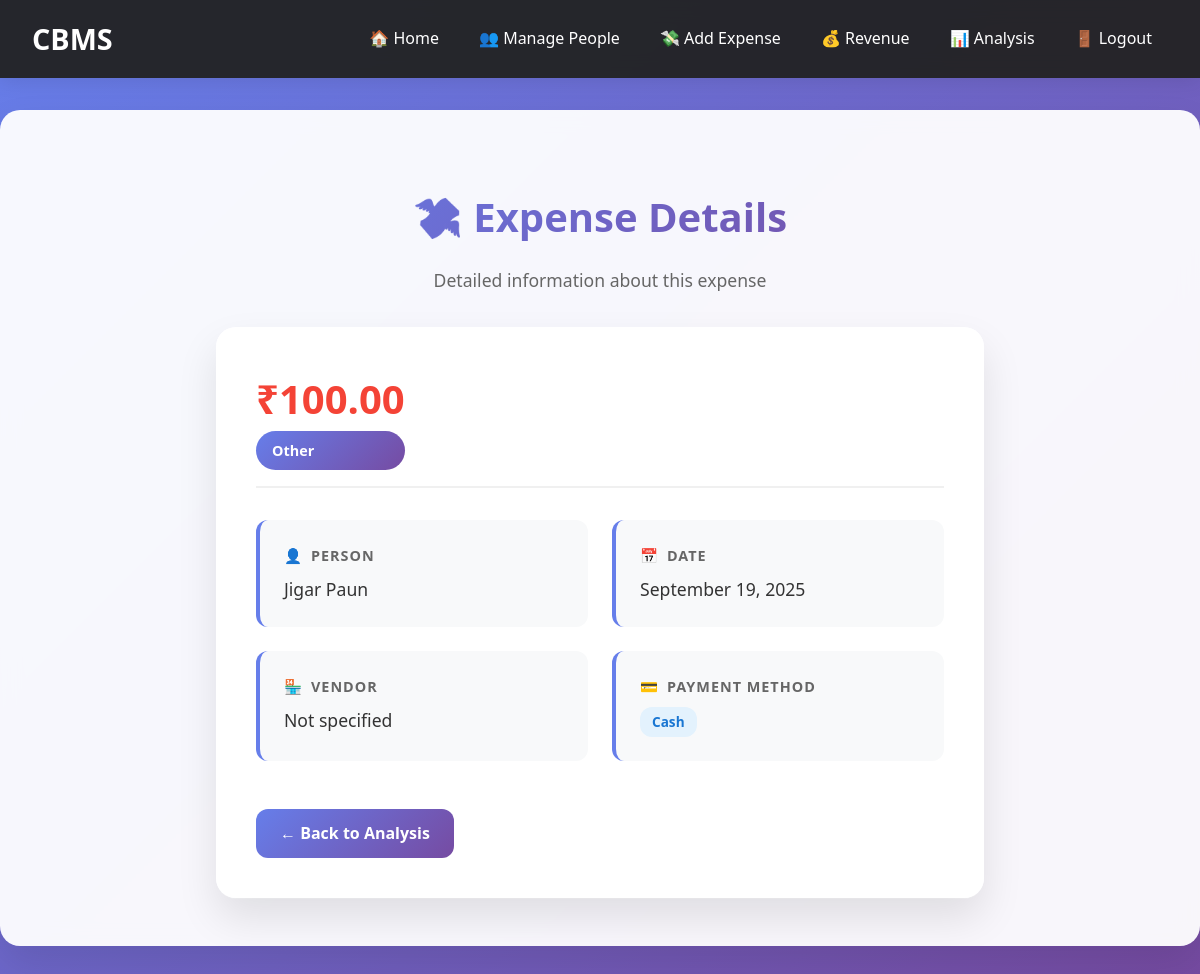
Screenshot of /expense/9/ (signed in) with the database file from the repository.
### budget/models.py (models this page shows)
class Expense(models.Model):
    CATEGORY_CHOICES = [
        ('marketing', 'Marketing'),
        ('salaries', 'Salaries'),
        ('utilities', 'Utilities'),
        ('rent', 'Rent'),
        ('equipment', 'Equipment'),
        ('travel', 'Travel'),
        ('food', 'Food & Entertainment'),
        ('other', 'Other'),
    ]
    PAYMENT_METHOD_CHOICES = [
        ('cash', 'Cash'),
        ('card', 'Credit/Debit Card'),
        ('bank_transfer', 'Bank Transfer'),
        ('check', 'Check'),
        ('digital_wallet', 'Digital Wallet'),
        ('other', 'Other'),
    ]
    user = models.ForeignKey(User, on_delete=models.CASCADE, related_name='expenses')
    person = models.ForeignKey(Person, on_delete=models.CASCADE, related_name='expenses')
    amount = models.DecimalField(max_digits=10, decimal_places=2)
    category = models.CharField(max_length=20, choices=CATEGORY_CHOICES, default='other')
    vendor = models.CharField(max_length=200, blank=True, null=True)
    payment_method = models.CharField(max_length=20, choices=PAYMENT_METHOD_CHOICES, default='cash')
    date = models.DateField()
    notes = models.TextField(blank=True, null=True)

class Person(models.Model):
    user = models.ForeignKey(User, on_delete=models.CASCADE, related_name='persons')
    name = models.CharField(max_length=100)
    email = models.EmailField()
    num = models.IntegerField(default=0)
    job_post = models.CharField(max_length=100, blank=True, null=True)
    class Meta:
        unique_together = ['user', 'email']  # Email should be unique per user

### budget/views.py (the view)
# urls.py: path('expense/<int:expense_id>/', v.expense_detail, name='expense_detail'),
@login_required(login_url='login')
def expense_detail(request, expense_id):
    expense = get_object_or_404(Expense, id=expense_id, user=request.user)
    return render(request, 'expense_detail.html', {'expense': expense})

### budget/templates/expense_detail.html (shortened to what this page needs)
{% extends "base.html" %}
{% load static %}
{% block content %}
<div class="detail-container">
    <div class="page-header">
        <h1 class="page-title">💸 Expense Details</h1>
        <p class="page-subtitle">Detailed information about this expense</p>
    </div>
    <div class="expense-card">
        <div class="expense-header">
            <div>
                <div class="expense-amount">₹{{ expense.amount|floatformat:2 }}</div>
                <div class="expense-category">{{ expense.get_category_display }}</div>
            </div>
        </div>
        <div class="detail-grid">
            <div class="detail-item">
                <div class="detail-label">
                    <span>👤</span>
                    Person
                </div>
                <div class="detail-value">{{ expense.person.name }}</div>
            </div>
            <div class="detail-item">
                <div class="detail-label">
                    <span>📅</span>
                    Date
                </div>
                <div class="detail-value">{{ expense.date|date:"F d, Y" }}</div>
            </div>
            <div class="detail-item">
                <div class="detail-label">
                    <span>🏪</span>
                    Vendor
                </div>
                <div class="detail-value">{{ expense.vendor|default:"Not specified" }}</div>
            </div>
            <div class="detail-item">
                <div class="detail-label">
                    <span>💳</span>
                    Payment Method
                </div>
                <div class="detail-value">
                    <span class="payment-method-badge">{{ expense.get_payment_method_display }}</span>
                </div>
            </div>
        </div>
        <a href="{% url 'account_analysis' %}" class="back-button">← Back to Analysis</a>
    </div>
</div>
{% endblock %}

### budget/templates/base.html (style rules this page uses)
* { box-sizing: border-box; }
body { margin: 0; font-family: 'Segoe UI', Tahoma, Geneva, Verdana, sans-serif; background: linear-gradient(135deg, #667eea 0%, #764ba2 100%); min-height: 100vh; line-height: 1.6; }

### budget/templates/expense_detail.html (style rules this page uses)
.detail-container { padding: 1rem; max-width: 800px; margin: 0 auto; }
.page-header { text-align: center; margin-bottom: 2rem; }
.page-title { font-size: 2.5rem; font-weight: 700; background: linear-gradient(135deg, #667eea 0%, #764ba2 100%); -webkit-background-clip: text; -webkit-text-fill-color: transparent; background-clip: text; margin-bottom: 0.5rem; }
.page-subtitle { color: #666; font-size: 1.1rem; }
.expense-card { background: rgba(255,255,255,0.95); backdrop-filter: blur(10px); border-radius: 20px; padding: 2.5rem; box-shadow: 0 20px 40px rgba(0,0,0,0.1); animation: fadeInUp 0.8s ease-out; }
.expense-header { display: flex; align-items: center; justify-content: space-between; margin-bottom: 2rem; padding-bottom: 1rem; border-bottom: 2px solid #f0f0f0; }
.expense-amount { font-size: 2.5rem; font-weight: 700; color: #f44336; }
.expense-category { background: linear-gradient(135deg, #667eea 0%, #764ba2 100%); color: white; padding: 0.5rem 1rem; border-radius: 20px; font-weight: 600; font-size: 0.9rem; }
.detail-grid { display: grid; grid-template-columns: repeat(auto-fit, minmax(250px, 1fr)); gap: 1.5rem; margin-bottom: 2rem; }
.detail-item { background: #f8f9fa; padding: 1.5rem; border-radius: 12px; border-left: 4px solid #667eea; }
.detail-label { font-weight: 600; color: #666; font-size: 0.9rem; text-transform: uppercase; letter-spacing: 1px; margin-bottom: 0.5rem; display: flex; align-items: center; gap: 0.5rem; }
.detail-value { font-size: 1.1rem; color: #333; font-weight: 500; }
.back-button { display: inline-block; padding: 0.75rem 1.5rem; background: linear-gradient(135deg, #667eea 0%, #764ba2 100%); color: white; text-decoration: none; border-radius: 12px; font-weight: 600; transition: all 0.3s ease; margin-top: 1rem; }
.payment-method-badge { display: inline-block; padding: 0.25rem 0.75rem; background: #e3f2fd; color: #1976d2; border-radius: 12px; font-size: 0.85rem; font-weight: 600; }

### rows the page displays
Expense: amount "100.00", category "Other", person.name "Jigar Paun", date "September 19, 2025", vendor "Not specified", payment_method "Cash"
